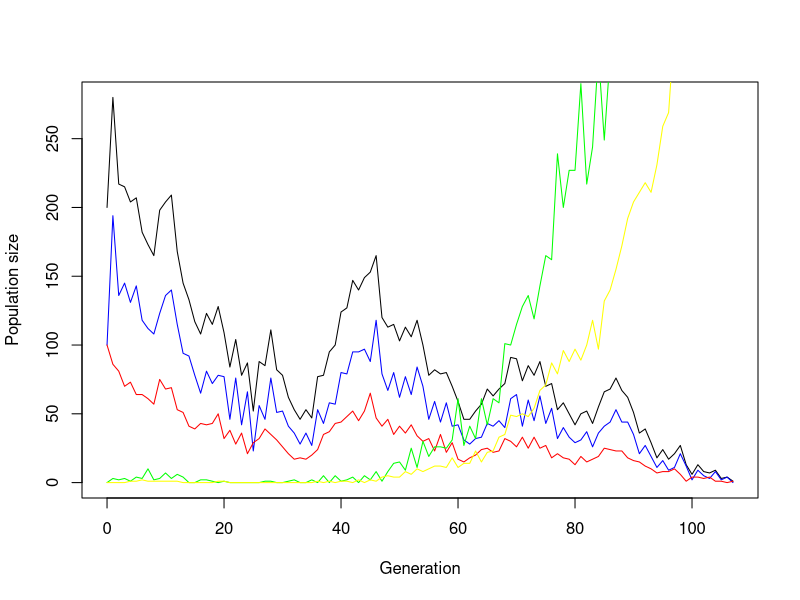

Reproduce this figure in R.
## ---- chunk 1
# Simulate WT-Population without any mutations and stochasticity
simulate_one_gen <- function(N_j0, N_a0,N_j0M, N_a0M, R_a, R_aM, S_j, S_jM, S_a, S_aM, mu){
  
  New_jtM <- rpois(1, N_a0 * mu * R_a)
  N_jt <- rpois(1, R_a * N_a0) - New_jtM #calculating number of WT juvenile individuals. 
  N_at <- rpois(1, S_j * N_j0 + S_a * N_a0) #calculating number of adult individuals
  
  
  N_jtM <- rpois(1, N_a0M * R_aM) + New_jtM # calculating number of Mutant juveniles
  N_atM <- rpois(1, N_j0M * S_jM + S_aM * N_a0M) # calculating number of Mutant adults
  
  
  return(c(N_jt, N_at, N_jtM, N_atM))
}
print(simulate_one_gen(100, 100, 50, 50, 2, 2, 0.1,0.1, 0.6, 0.6, 0.02))
## ---- chunk 2
simulate_pop <- function(N_j0, N_a0,N_j0M, N_a0M, R_a, R_aM, S_j, S_jM, S_a, S_aM, mu, t_max) {
   # Create the vector in which to save the results
  pop_vector <- c(N_j0, N_a0, N_j0M, N_a0M) 
  # initiate the variables
  pop_new <- c(N_j0, N_a0, N_j0M, N_a0M)
  
  # run the simulation until generation t_max
  for (i in 1:t_max+1) {
    # redefine the current population one generation later
    pop_new <- simulate_one_gen(pop_new[1],pop_new[2],pop_new[3],pop_new[4], R_a,R_aM, S_j, S_jM, S_a, S_aM, mu)
    
    # add the new population sizes to the output vector
    pop_vector <- rbind(pop_vector,pop_new)
    # condition to stop the simulation before t_max: either the population exceeds 1.5 times the original population size, or it goes extinct
    if (pop_new[1]+pop_new[2]+ pop_new[3]+pop_new[4] >=10*(N_j0+ N_a0 + N_j0M+ N_a0M) | pop_new[1]+pop_new[2]+ pop_new[3]+pop_new[4]==0) break }
  
  # add row and column names
  colnames(pop_vector) <- c("AC1", "AC2", "AC1M", "AC2M")
  rownames(pop_vector) <- (0:t_max)[1:length(pop_vector[,1])]
  
  return(pop_vector)
}
print(tail(simulate_pop(100, 100, 0,0, 2.5,2.5, 0.2,0.2, 0.6,0.6, 0.001, 1500)))


 
## ---- chunk 3
output <- simulate_pop(100, 100, 0,0, 1.8,2.5, 0.2,0.2, 0.6,0.6, 0.009, 1500)
print(tail(output))

x_range <- 0:(length(output[,1])-1)
# this plots the total population size
plot(x_range,output[,1]+output[,2],type='l',ylim=c(0,max(output[,1]+output[,2])),xlab = "Generation",ylab = "Population size")
# add number of Juvenile WT individuals
lines(x_range,output[,1], col="blue")
# add number of adult WT individuals
lines(x_range,output[,2], col="red")
#number of Juvenile Mutant individuals 
lines(x_range,output[,3], col = "green")
#number of adult mutant individuals
lines(x_range,output[,4], col = "yellow")
